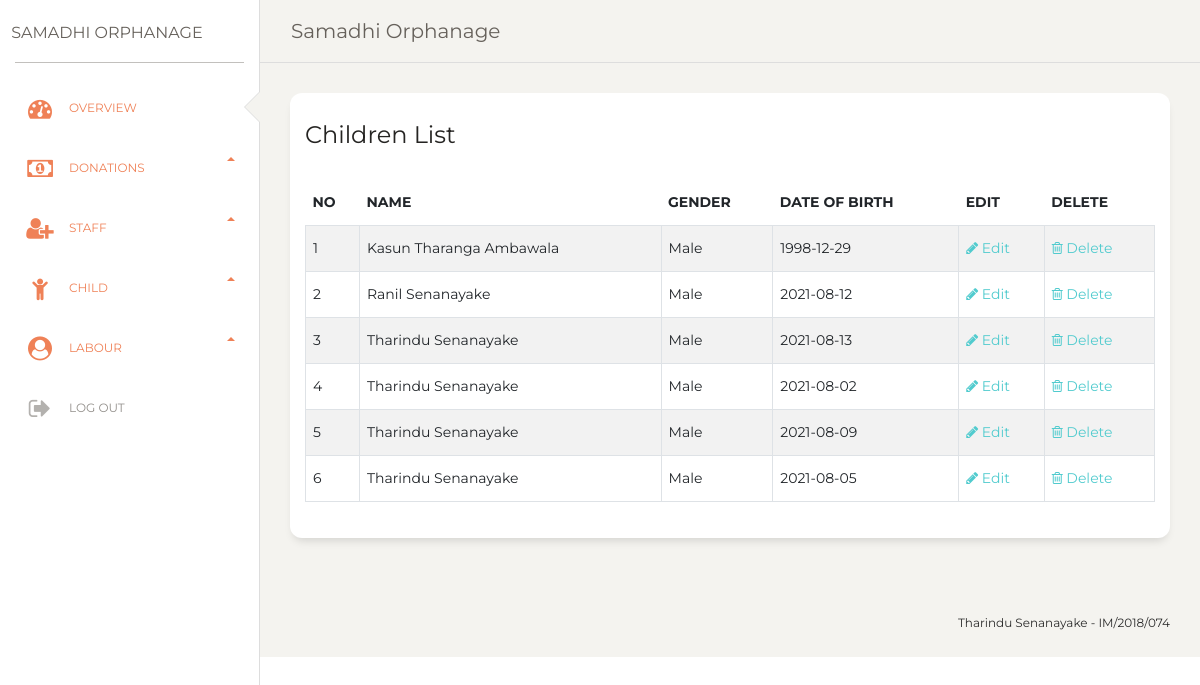
The app's page /viewschild.php with its own data.
### tables this page shows
CREATE TABLE `childdetails` (
  `id` int(11) NOT NULL,
  `fname` varchar(50) DEFAULT NULL,
  `lname` varchar(50) NOT NULL,
  `gender` varchar(50) DEFAULT NULL,
  `birthdate` date DEFAULT NULL
);

### viewschild.php (the view, shortened to what this page needs)
<?php
include "include/db.php";
?>
<!DOCTYPE html>
<html lang="en">
<head>
  <link href="https://maxcdn.bootstrapcdn.com/font-awesome/latest/css/font-awesome.min.css" rel="stylesheet">
  <link href="./css/bootstrap.min.css" rel="stylesheet" />
<link href="./css/dashboard.css?v=2.0.1" rel="stylesheet" />
</head>
<body class="">
  <div class="wrapper ">
    <div class="sidebar" data-color="white" data-active-color="danger">
      <div class="logo">
        <a href="dashboard.php" class="simple-text logo-normal">
          Samadhi Orphanage
        </a>
      </div>
      <div class="sidebar-wrapper">
        <ul class="nav">
          <li class="active ">
            <a href="./dashboard.php">
              <i class="fa fa-tachometer"></i>
              <p>OverView</p>
            </a>
          </li>
          <li class="active">
            <a data-toggle="collapse" href="#componentsExamples" aria-expanded="true">
              <i class="fa fa-money"></i>
              Donations <b class="caret"></b>
            </a>
          <li class="active">
            <a data-toggle="collapse" href="#componentsExamples" aria-expanded="true">
              <i class="fa fa-user-plus"></i>
              Staff <b class="caret"></b>
            </a>
          <li class="active">
            <a data-toggle="collapse" href="#componentsExamples" aria-expanded="true">
              <i class="fa fa-child"></i>
              Child <b class="caret"></b>
            </a>
          <li class="active">
            <a data-toggle="collapse" href="#componentsExamples" aria-expanded="true">
              <i class="fa fa-user-circle"></i>
              Labour <b class="caret"></b>
            </a>
          <li class="active-pro">
          <a href="logout.php">
              <i class="fa fa-sign-out"></i>
              <p>Log Out</p>
            </a>
          </li>
        </ul>
      </div>
    </div>
    <div class="main-panel">
      <nav class="navbar navbar-expand-lg navbar-absolute fixed-top navbar-transparent">
        <div class="container-fluid">
          <div class="navbar-wrapper">
            <a class="navbar-brand" href="javascript:;">Samadhi Orphanage</a>
          </div>
        </div>
      </nav>
      <div class="content">
        <div class="row">
          <div class="col-md-12">
            <div class="card">
              <div class="card-header">
                <h4 class="card-title">Children List</h4>
              </div>
              <div class="card-body">
                <div class="table-responsive">
                  <table class="table table-bordered table-hover table-striped">
                    <thead>
                      <tr>
                        <th>NO</th>
                        <th>Name</th>
                        <th>Gender</th>
                        <th>Date of Birth</th>
                        <th>Edit</th>
                        <th>Delete</th>
                      </tr>
                    </thead>
                    <tbody>
                      <?php
                      $i = 0;
                      $get_pro = "select *  from childdetails";
                      $run_pro = mysqli_query($conn, $get_pro);
                      while ($row_pro = mysqli_fetch_array($run_pro)) {
                        $fname = $row_pro['fname'];
                        $lname = $row_pro['lname'];
                        $gender = $row_pro['gender'];
                        $dob = $row_pro['birthdate'];
                        $id = $row_pro['id'];
                        $i++;
                      ?>
                        <tr>
                          <td><?php echo $i; ?></td>
                          <td><?php echo $fname." ".$lname; ?></td>
                          <td><?php echo $gender; ?></td>
                          <td><?php echo $dob; ?></td>
                          <td>
                            <a href="editchild.php?editchild=<?php echo $id; ?>">
                              <i class="fa fa-pencil"> </i> Edit
                            </a>
                          </td>
                          <td>
                            <a href="deletechild.php?deletechild=<?php echo $id; ?>">
                              <i class="fa fa-trash-o"> </i> Delete
                            </a>
                          </td>
                        </tr>
                      <?php } ?>
                    </tbody>
                  </table>
                </div>
              </div>
            </div>
          </div>
        </div>
      </div>
      <footer class="footer footer-black  footer-white ">
        <div class="container-fluid">
          <div class="row">
            <nav class="footer-nav">
            </nav>
            <div class="credits ml-auto">
              <span class="copyright">
                Tharindu Senanayake - IM/2018/074
              </span>
            </div>
          </div>
        </div>
      </footer>
    </div>
  </div>
</body>
</html>

### records on screen
childdetails: fname "Kasun Tharanga", lname "Ambawala", gender "Male", birthdate "1998-12-29"
childdetails: fname "Ranil", lname "Senanayake", gender "Male", birthdate "2021-08-12"
childdetails: fname "Tharindu", lname "Senanayake", gender "Male", birthdate "2021-08-13"
childdetails: fname "Tharindu", lname "Senanayake", gender "Male", birthdate "2021-08-02"
childdetails: fname "Tharindu", lname "Senanayake", gender "Male", birthdate "2021-08-09"
childdetails: fname "Tharindu", lname "Senanayake", gender "Male", birthdate "2021-08-05"
